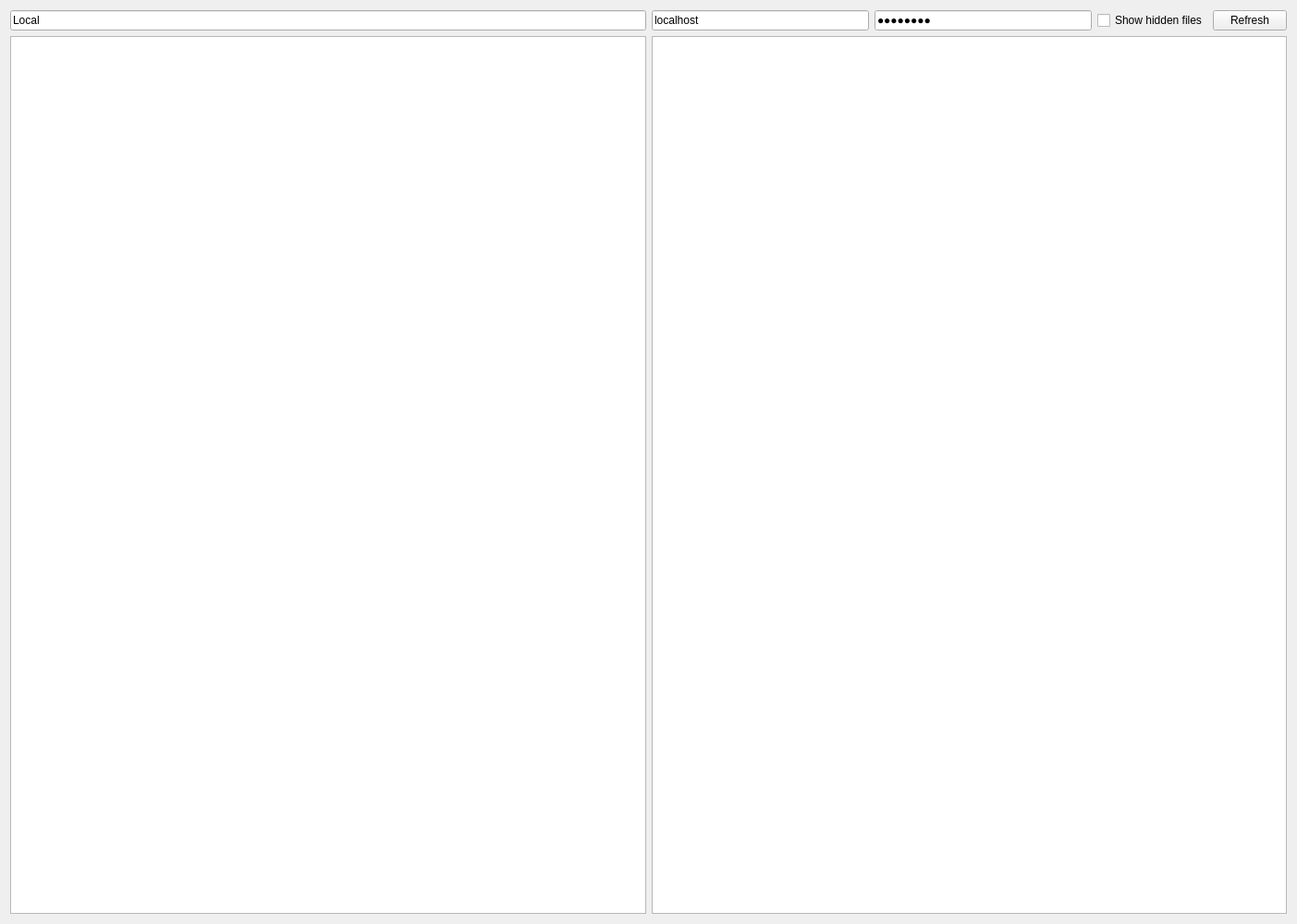
<?xml version="1.0" encoding="UTF-8"?>
<ui version="4.0">
 <class>FileTransfer</class>
 <widget class="QWidget" name="FileTransfer">
  <property name="geometry">
   <rect>
    <x>0</x>
    <y>0</y>
    <width>1403</width>
    <height>1000</height>
   </rect>
  </property>
  <property name="windowTitle">
   <string>Form</string>
  </property>
  <layout class="QGridLayout" name="gridLayout">
   <item row="0" column="0">
    <layout class="QVBoxLayout" name="verticalLayout">
     <item>
      <layout class="QHBoxLayout" name="horizontalLayout">
       <item>
        <layout class="QVBoxLayout" name="verticalLayout_2">
         <item>
          <widget class="QLineEdit" name="lineEdit">
           <property name="text">
            <string>Local</string>
           </property>
          </widget>
         </item>
         <item>
          <widget class="QTreeView" name="tv_local"/>
         </item>
        </layout>
       </item>
       <item>
        <layout class="QVBoxLayout" name="verticalLayout_3">
         <item>
          <layout class="QHBoxLayout" name="horizontalLayout_2"/>
         </item>
         <item>
          <layout class="QHBoxLayout" name="horizontalLayout_3">
           <item>
            <widget class="QLineEdit" name="le_roverIp">
             <property name="text">
              <string>localhost</string>
             </property>
            </widget>
           </item>
           <item>
            <widget class="QLineEdit" name="le_roverIp_4">
             <property name="text">
              <string>password</string>
             </property>
             <property name="echoMode">
              <enum>QLineEdit::Password</enum>
             </property>
             <property name="dragEnabled">
              <bool>false</bool>
             </property>
             <property name="clearButtonEnabled">
              <bool>false</bool>
             </property>
            </widget>
           </item>
           <item>
            <widget class="QCheckBox" name="checkBox">
             <property name="text">
              <string>Show hidden files</string>
             </property>
            </widget>
           </item>
           <item>
            <widget class="QPushButton" name="pushButton">
             <property name="text">
              <string>Refresh</string>
             </property>
            </widget>
           </item>
          </layout>
         </item>
         <item>
          <widget class="QTreeView" name="tv_rover">
           <property name="tabKeyNavigation">
            <bool>true</bool>
           </property>
           <property name="indentation">
            <number>0</number>
           </property>
           <attribute name="headerVisible">
            <bool>true</bool>
           </attribute>
          </widget>
         </item>
        </layout>
       </item>
      </layout>
     </item>
    </layout>
   </item>
  </layout>
 </widget>
 <resources/>
 <connections/>
</ui>
